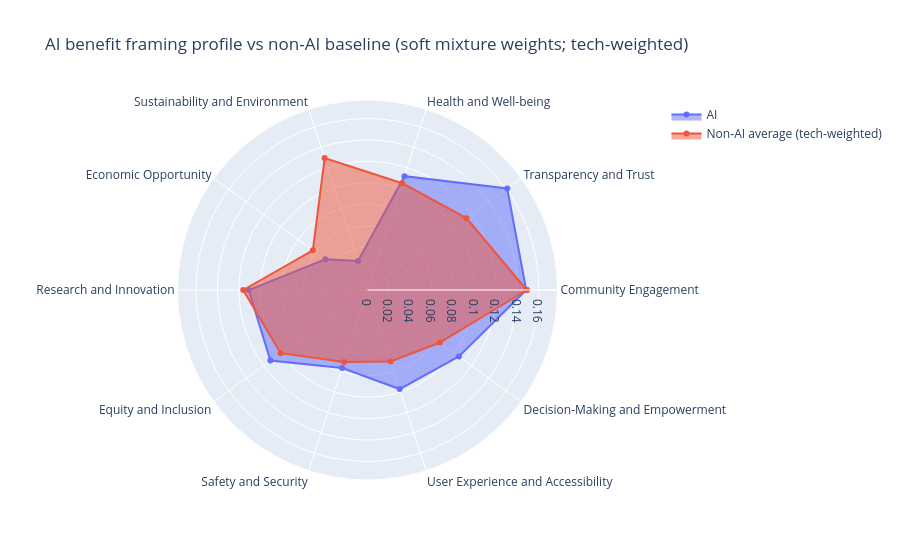

Notebook source saved alongside this figure:
### Markdown cell above
## Benefit mirror: AI vs non-AI benefit lens profiles

This section mirrors the concern-side analysis on the benefit phrases.
The same lens-level, cluster-level, and tech-specific contrasts are
produced, so that the AI-distinctiveness claim can be tested
symmetrically on the benefit side under both baselines.

### Code cell
# @title Compare AI and non-AI dialogues by framing lens (benefits, soft mixture weights)

show_status("Computing AI vs non-AI benefit framing profile (technology-weighted baseline, soft mixture weights)...")

TECH_COL = 'technology_meta'
technologies = sorted(benefits_df[TECH_COL].dropna().unique().tolist())
non_ai_techs = [t for t in technologies if t != 'AI']

# Soft lens salience over benefit phrases
_valid = (benefits_df['cluster_id'] >= 0) & (benefits_df['cluster_id'] < benefit_mixture_weights.shape[0])
_cids = benefits_df.loc[_valid, 'cluster_id'].to_numpy(dtype=int)
_tech_arr = benefits_df.loc[_valid, TECH_COL].to_numpy()
_phrase_weights = benefit_mixture_weights[_cids]

benefit_lens_salience_by_tech = {}
for tech in technologies:
    tech_mask = _tech_arr == tech
    if tech_mask.sum() == 0:
        continue
    tech_mean = _phrase_weights[tech_mask].mean(axis=0)
    benefit_lens_salience_by_tech[tech] = dict(zip(benefit_mixture_lens_names, tech_mean.tolist()))

benefit_lens_salience_df = pd.DataFrame(benefit_lens_salience_by_tech).T.fillna(0)
benefit_lens_salience_df = benefit_lens_salience_df[benefit_mixture_lens_names]

benefit_non_ai_avg = benefit_lens_salience_df.loc[non_ai_techs].mean(axis=0) if len(non_ai_techs) else pd.Series(dtype=float)

if 'AI' in benefit_lens_salience_df.index and len(benefit_non_ai_avg) > 0:
    categories = list(benefit_non_ai_avg.index)
    ai_vals = benefit_lens_salience_df.loc['AI', categories].tolist()
    base_vals = benefit_non_ai_avg[categories].tolist()

    categories_loop = categories + [categories[0]]
    ai_loop = ai_vals + [ai_vals[0]]
    base_loop = base_vals + [base_vals[0]]

    fig = go.Figure()
    fig.add_trace(go.Scatterpolar(r=ai_loop, theta=categories_loop, fill='toself', name='AI'))
    fig.add_trace(go.Scatterpolar(r=base_loop, theta=categories_loop, fill='toself', name='Non‑AI average (tech‑weighted)'))
    fig.update_layout(
        polar=dict(radialaxis=dict(visible=True, range=[0, max(ai_loop+base_loop)*1.1])),
        title="AI benefit framing profile vs non‑AI baseline (soft mixture weights; tech‑weighted)"
    )
    fig.write_html(OUTPUT_FOLDER / "benefit_ai_vs_nonai_framing_radar.html")
try:
    fig.write_image(OUTPUT_FOLDER / "benefit_ai_vs_nonai_framing_radar.png", width=900, height=700, scale=2)
except Exception as _e:
    print(f"Note: PNG export failed ({_e}); HTML version still saved.")
    print("If you need PNG, install kaleido: !pip install -q kaleido")
    fig.show()

benefit_lens_salience_df.to_csv(OUTPUT_FOLDER / "benefit_lens_salience_by_technology_meta.csv")
benefit_non_ai_avg.to_frame('non_ai_avg_tech_weighted').to_csv(OUTPUT_FOLDER / "benefit_non_ai_avg_framing_profile.csv")
show_complete("AI vs non-AI benefit framing profile computed (soft weights)")

### Figure 1 — Plotly figure (JSON) as saved in the notebook; plotly's stock layout.template omitted (floating-point values rounded to 4 significant figures)
{"data": [{"fill": "toself", "name": "AI", "r": [0.1481, 0.1611, 0.1116, 0.02856, 0.04863, 0.1108, 0.112, 0.0766, 0.09715, 0.1054, 0.1481], "theta": ["Community Engagement", "Transparency and Trust", "Health and Well-being", "Sustainability and Environment", "Economic Opportunity", "Research and Innovation", "Equity and Inclusion", "Safety and Security", "User Experience and Accessibility", "Decision-Making and Empowerment", "Community Engagement"], "type": "scatterpolar"}, {"fill": "toself", "name": "Non‑AI average (tech‑weighted)", "r": [0.1485, 0.114, 0.1048, 0.1294, 0.06304, 0.1159, 0.1002, 0.07054, 0.0701, 0.08346, 0.1485], "theta": ["Community Engagement", "Transparency and Trust", "Health and Well-being", "Sustainability and Environment", "Economic Opportunity", "Research and Innovation", "Equity and Inclusion", "Safety and Security", "User Experience and Accessibility", "Decision-Making and Empowerment", "Community Engagement"], "type": "scatterpolar"}], "layout": {"polar": {"radialaxis": {"range": [0, 0.1773], "visible": true}}, "title": {"text": "AI benefit framing profile vs non‑AI baseline (soft mixture weights; tech‑weighted)"}}}
